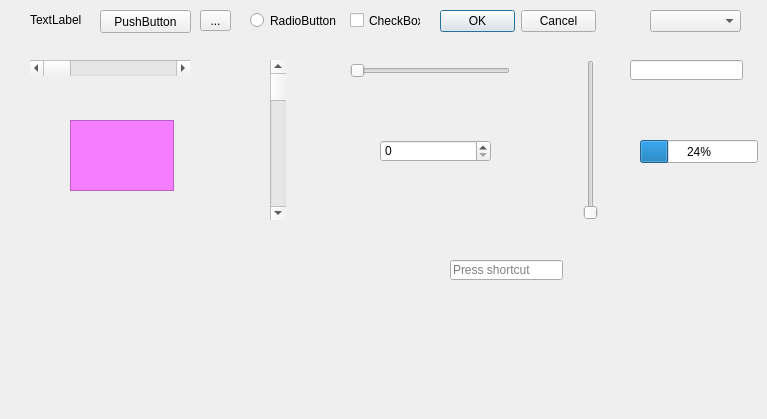
              <widget class="QWidget" name="scrollAreaWidgetContents_5">
               <property name="geometry">
                <rect>
                 <x>0</x>
                 <y>0</y>
                 <width>767</width>
                 <height>419</height>
                </rect>
               </property>
               <widget class="QPushButton" name="pushButton_9">
                <property name="geometry">
                 <rect>
                  <x>100</x>
                  <y>10</y>
                  <width>91</width>
                  <height>23</height>
                 </rect>
                </property>
                <property name="text">
                 <string>PushButton</string>
                </property>
               </widget>
               <widget class="QRadioButton" name="radioButton">
                <property name="geometry">
                 <rect>
                  <x>250</x>
                  <y>10</y>
                  <width>89</width>
                  <height>21</height>
                 </rect>
                </property>
                <property name="text">
                 <string>RadioButton</string>
                </property>
               </widget>
               <widget class="QCheckBox" name="checkBox">
                <property name="geometry">
                 <rect>
                  <x>350</x>
                  <y>10</y>
                  <width>71</width>
                  <height>21</height>
                 </rect>
                </property>
                <property name="text">
                 <string>CheckBox</string>
                </property>
               </widget>
               <widget class="QLabel" name="label_27">
                <property name="geometry">
                 <rect>
                  <x>30</x>
                  <y>10</y>
                  <width>61</width>
                  <height>20</height>
                 </rect>
                </property>
                <property name="text">
                 <string>TextLabel</string>
                </property>
               </widget>
               <widget class="QSpinBox" name="spinBox_13">
                <property name="geometry">
                 <rect>
                  <x>380</x>
                  <y>140</y>
                  <width>111</width>
                  <height>22</height>
                 </rect>
                </property>
               </widget>
               <widget class="QComboBox" name="comboBox_6">
                <property name="geometry">
                 <rect>
                  <x>650</x>
                  <y>10</y>
                  <width>91</width>
                  <height>22</height>
                 </rect>
                </property>
               </widget>
               <widget class="QScrollBar" name="horizontalScrollBar">
                <property name="geometry">
                 <rect>
                  <x>30</x>
                  <y>60</y>
                  <width>160</width>
                  <height>16</height>
                 </rect>
                </property>
                <property name="orientation">
                 <enum>Qt::Horizontal</enum>
                </property>
               </widget>
               <widget class="QSlider" name="horizontalSlider">
                <property name="geometry">
                 <rect>
                  <x>350</x>
                  <y>60</y>
                  <width>160</width>
                  <height>22</height>
                 </rect>
                </property>
                <property name="orientation">
                 <enum>Qt::Horizontal</enum>
                </property>
               </widget>
               <widget class="QProgressBar" name="progressBar">
                <property name="geometry">
                 <rect>
                  <x>640</x>
                  <y>140</y>
                  <width>118</width>
                  <height>23</height>
                 </rect>
                </property>
                <property name="value">
                 <number>24</number>
                </property>
               </widget>
               <widget class="Line" name="line">
                <property name="geometry">
                 <rect>
                  <x>90</x>
                  <y>100</y>
                  <width>0</width>
                  <height>381</height>
                 </rect>
                </property>
                <property name="orientation">
                 <enum>Qt::Horizontal</enum>
                </property>
               </widget>
               <widget class="QToolButton" name="toolButton">
                <property name="geometry">
                 <rect>
                  <x>200</x>
                  <y>10</y>
                  <width>31</width>
                  <height>21</height>
                 </rect>
                </property>
                <property name="text">
                 <string>...</string>
                </property>
               </widget>
               <widget class="QDialogButtonBox" name="buttonBox">
                <property name="geometry">
                 <rect>
                  <x>440</x>
                  <y>10</y>
                  <width>156</width>
                  <height>23</height>
                 </rect>
                </property>
                <property name="standardButtons">
                 <set>QDialogButtonBox::Cancel|QDialogButtonBox::Ok</set>
                </property>
               </widget>
               <widget class="QScrollBar" name="verticalScrollBar">
                <property name="geometry">
                 <rect>
                  <x>270</x>
                  <y>60</y>
                  <width>16</width>
                  <height>160</height>
                 </rect>
                </property>
                <property name="orientation">
                 <enum>Qt::Vertical</enum>
                </property>
               </widget>
               <widget class="QSlider" name="verticalSlider">
                <property name="geometry">
                 <rect>
                  <x>580</x>
                  <y>60</y>
                  <width>22</width>
                  <height>160</height>
                 </rect>
                </property>
                <property name="orientation">
                 <enum>Qt::Vertical</enum>
                </property>
               </widget>
               <widget class="QKeySequenceEdit" name="keySequenceEdit">
                <property name="geometry">
                 <rect>
                  <x>450</x>
                  <y>260</y>
                  <width>113</width>
                  <height>20</height>
                 </rect>
                </property>
               </widget>
               <widget class="QLineEdit" name="lineEdit_5">
                <property name="geometry">
                 <rect>
                  <x>630</x>
                  <y>60</y>
                  <width>113</width>
                  <height>20</height>
                 </rect>
                </property>
               </widget>
               <widget class="QTextEdit" name="textEdit_2">
                <property name="geometry">
                 <rect>
                  <x>70</x>
                  <y>120</y>
                  <width>104</width>
                  <height>71</height>
                 </rect>
                </property>
                <property name="styleSheet">
                 <string notr="true">background-color: rgb(245, 125, 255);</string>
                </property>
               </widget>
              </widget>
